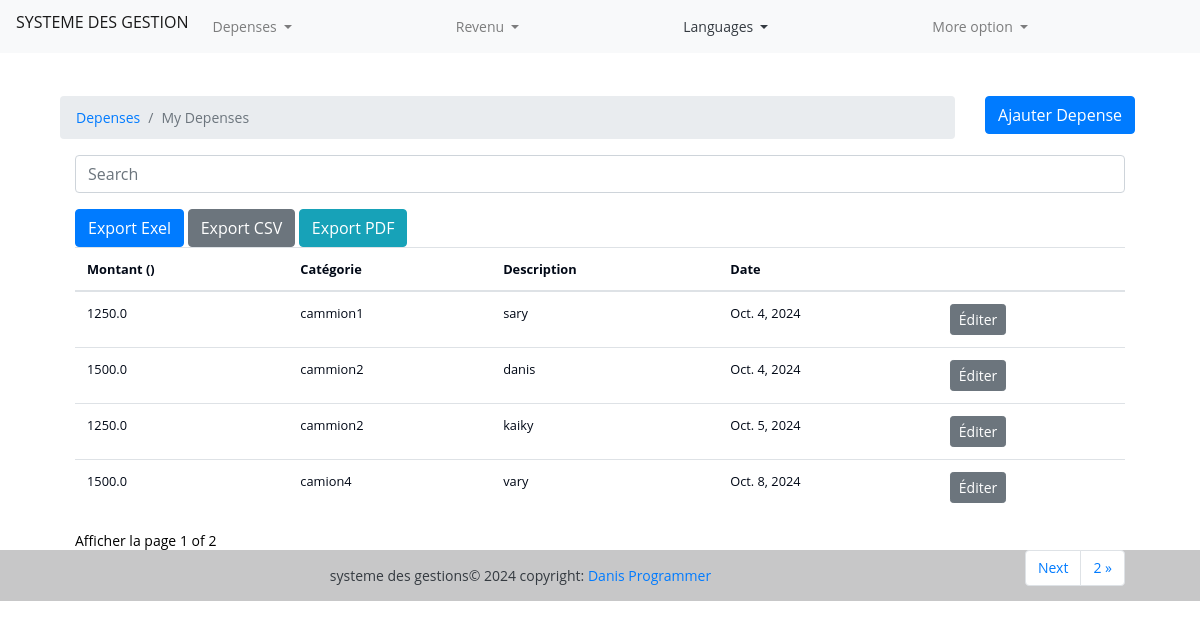
The app's page /expenses/ (signed in) with its own data.
### expenses/models.py (models this page shows, shortened)
class Expense(models.Model):
    amount = models.FloatField()
    date = models.DateField(default=now)
    description = models.TextField()
    save_by = models.ForeignKey(to=User, on_delete=models.CASCADE)
    category = models.CharField(max_length=266)
    class Meta:
        ordering:['-date']

### expenses/views.py (the view)
# urls.py: path('', index, name="archive"),
def index(request):
    categories = Category.objects.all()
    expenses = Expense.objects.filter(save_by=request.user)
    paginator = Paginator(expenses,4)
    page_number = request.GET.get('page')
    page_obj = Paginator.get_page(paginator, page_number)
    context = {
        'expenses': expenses,
        'page_obj':page_obj,
    }
    return render(request, 'expenses/index.html', context)

### templates/expenses/index.html (shortened to what this page needs)
{% extends 'base.html' %}
{% load static %}
{% block content %}
<div class="container mt-4">
  <div class="row">
    <div class="col-md-10">
      <nav aria-label="breadcrumb">
        <ol class="breadcrumb">
          <li class="breadcrumb-item">
            <a href="">Depenses</a>
          </li>
          <li class="breadcrumb-item active" aria-current="page">
            My Depenses
          </li>
        </ol>
      </nav>
    </div>
    <div class="col-md-2">
      <a href="{% url 'add-expenses'%}" class="btn btn-primary">Ajauter Depense</a>
    </div>
  </div>
  <div class="container">
    {% include 'partials/_messages.html' %} {% if expenses.count %}
    <div class=" export-buttons">
        <div class="form-group">
          <input type="text" class="form-control" id="searchField" placeholder="Search">
        </div>
        <div class="pdf">
        <a href="{% url 'export-excel'%}"  class="btn btn-primary">Export Exel</a>
        <a href="{% url 'export-csv'%}"  class="btn btn-secondary">Export CSV</a>
        <a href="{% url 'export-pdf'%}"  class="btn btn-info">Export PDF</a>
      </div>
     </div>
<div class="app-table">
  <table class="table table-stripped table-hover">
    <thead>
      <tr>
        <th>Montant ({{currency}})</th>
        <th>Catégorie</th>
        <th>Description</th>
        <th>Date</th>
        <th></th>
      </tr>
    </thead>
    <tbody>
      {% for expense in page_obj%}
      <tr>
        <td>{{expense.amount}}</td>
        <td>{{expense.category}}</td>
        <td>{{expense.description}}</td>
        <td>{{expense.date}}</td>
        <td>
          <a
            href="{% url 'expense-edit' expense.id  %}"
            class="btn btn-secondary btn-sm"
            >Éditer</a
          >
        </td>
      </tr>
      {% endfor %}
    </tbody>
  </table>
</div>
    <div class="pagination-container">
    <div class="">
      Afficher la page  {{page_obj.number}} of {{ page_obj.paginator.num_pages }}
    </div>
    <ul class="pagination align-right float-right mr-auto">
      {% if page_obj.has_next %}
      <li class="page-item"> <a class="page-link" href="?page={{ page_obj.next_page_number }}">Next</a></li>
      <li class="page-item"> <a class="page-link" href="?page={{ page_obj.paginator.num_pages }}">{{ page_obj.paginator.num_pages}} &raquo;</a></li>
      {% endif %}
      </ul>
    {% endif %}
  </div>
</div>
</div>
{% endblock content %}

### templates/base.html (shortened to what this page needs)
<!DOCTYPE html>
{% load static %}
{% load i18n %}
<html lang="en">
<head>
  <link rel="stylesheet" href="https://cdn.jsdelivr.net/npm/bootstrap@4.6.2/dist/css/bootstrap.min.css"
>
  <link rel="stylesheet" href="{% static 'css/style.css' %}">
</head>
<body>
  {% get_available_languages as LANGUAGES %}
  {% get_language_info_list for LANGUAGES as languages %}
  <header>
    <nav class="navbar navbar-expand-lg navbar-light bg-light">
      <a class="navbar-brand" href="/"><h6>SYSTEME DES GESTION</h6></a>
      <div class="collapse navbar-collapse" id="navbarSupportedContent">
        <ul class="navbar-nav mr-auto">
          <li class="nav-item dropdown">
            <a class="nav-link dropdown-toggle" href="#" role="button" data-toggle="dropdown" aria-expanded="false">
              Depenses
            </a>
          </li>
        </ul>
      </div>
      <div class="collapse navbar-collapse" id="navbarSupportedContent">
        <ul class="navbar-nav mr-auto">
          <li class="nav-item dropdown">
            <a class="nav-link dropdown-toggle" href="#" role="button" data-toggle="dropdown" aria-expanded="false">
              Revenu
            </a>
          </li>
        </ul>
      </div>
      <div class="collapse navbar-collapse" id="navbarSupportedContent">
        <ul class="navbar-nav mr-auto">
          <div class="nav-item dropdown">
            <a class="nav-link text-dark dropdown-toggle" href="#" id="navbarDropdown" role="button"
              data-toggle="dropdown" aria-haspopup="true" aria-expanded="false">
              Languages
            </a>
          </div>
        </ul>
      </div>
      <div class="collapse navbar-collapse" id="navbarSupportedContent">
        <ul class="navbar-nav mr-auto">
          <li class="nav-item dropdown">
            <a class="nav-link dropdown-toggle" href="#" role="button" data-toggle="dropdown" aria-expanded="false">
              More option
            </a>
          </li>
        </ul>
      </div>
    </nav>
  </header>
  <div class="container">
    <div class="wrapper">
      <br>
    </div>
  </div>
  <div class="container">
    {% block content %}
    {% endblock content %}
  </div>
  <footer class="bg-light text-center text-dark">
    <div class="text-center p-3" style="background-color: rgba(0, 0, 0, 0.2);">
      systeme des gestions© 2024 copyright:
      <a href="https://danis200.github.io/portfolio/"> Danis Programmer</a>
    </div>
  </footer>
</body>
</html>

### static/css/style.css (style rules this page uses)
body { margin: 0; padding: 0; font: 400 .875rem 'Open Sans', sans-serif; color: #000; background: #ffffffce; position: relative; height: 100%; }
.table { background: #ffffffce; font-size: .80rem; color: #010816; }

### records on screen
Expense: amount "1250.0", category "cammion1", description "sary", date "Oct. 4, 2024"
Expense: amount "1500.0", category "cammion2", description "danis", date "Oct. 4, 2024"
Expense: amount "1250.0", category "cammion2", description "kaiky", date "Oct. 5, 2024"
Expense: amount "1500.0", category "camion4", description "vary", date "Oct. 8, 2024"

### other values on screen
{{ page_obj.number }} "1"
{{ page_obj.paginator.num_pages }} "2"
